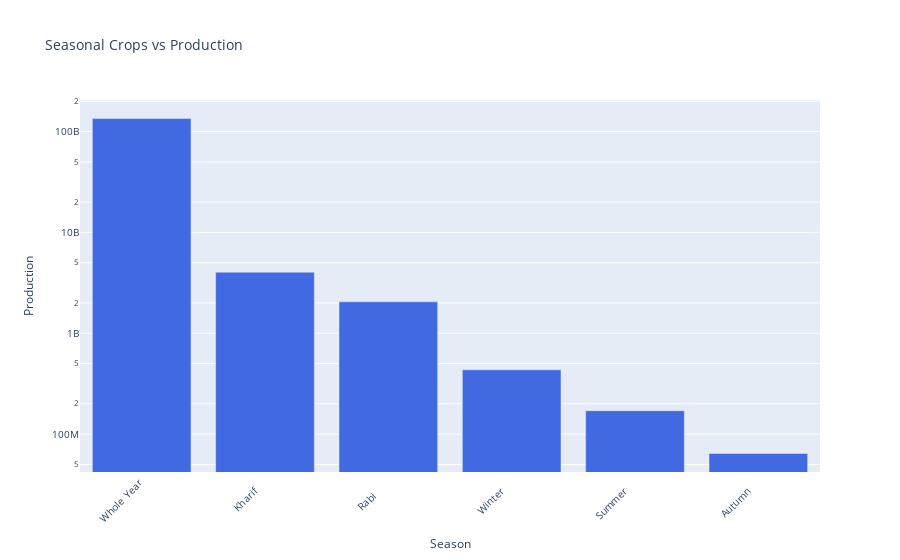

Notebook code cell kept with this figure:
### Code cell
df_season = data_explore.copy()
season = df_season.groupby(by='Season')['Production'].sum().reset_index().sort_values(by='Production', ascending=False).head(10)

# Create a bar plot with Plotly
fig = go.Figure()

# Add bar trace
fig.add_trace(go.Bar(
    x=season['Season'],
    y=season['Production'],
    marker=dict(color='royalblue')  # Customize color as needed
))

# Update layout
fig.update_layout(
    title='Seasonal Crops vs Production',
    xaxis_title='Season',
    yaxis_title='Production',
    yaxis=dict(type='log'),  # Use logarithmic scale if needed
    xaxis=dict(tickangle=-45),  # Rotate x-axis labels if needed
    font=dict(size=10)  # Set font size for axis labels
)

# Show plot
fig.show()

### Figure 1 — Plotly figure (JSON) as saved in the notebook; plotly's stock layout.template omitted (floating-point values rounded to 4 significant figures)
{"data": [{"marker": {"color": "royalblue"}, "type": "bar", "x": ["Whole Year ", "Kharif     ", "Rabi       ", "Winter     ", "Summer     ", "Autumn     "], "y": [134400000000.0, 4030000000.0, 2052000000.0, 434500000.0, 170700000.0, 64410000.0]}], "layout": {"font": {"size": 10}, "title": {"text": "Seasonal Crops vs Production"}, "xaxis": {"tickangle": -45, "title": {"text": "Season"}}, "yaxis": {"title": {"text": "Production"}, "type": "log"}}}
